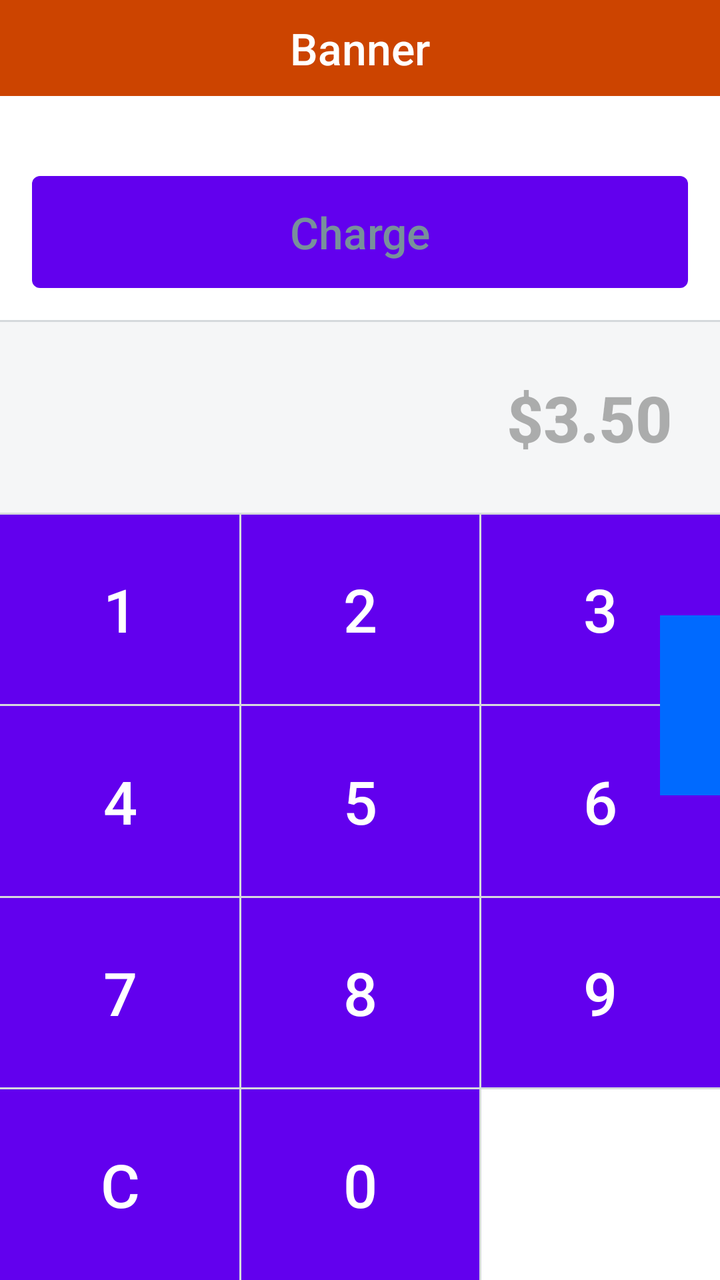
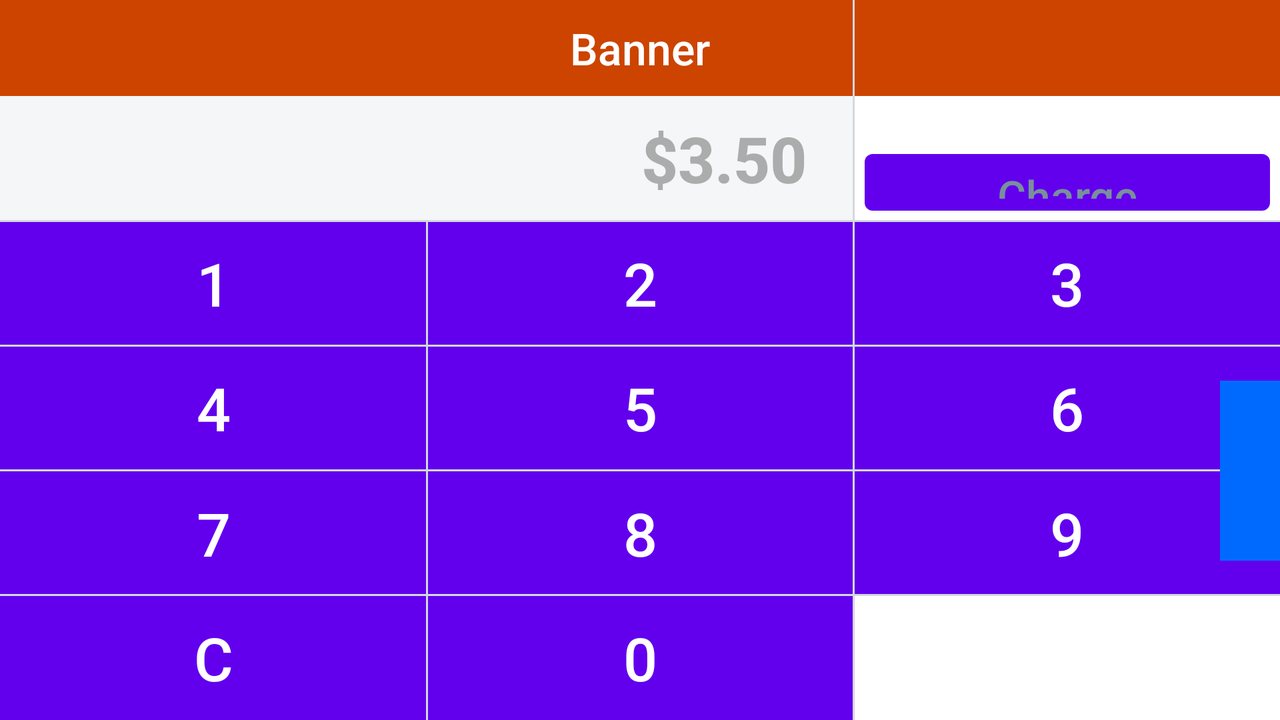

Two renders of one Android screen. The first uses the default layout on a phone; the second uses the alternative layout the repository ships for a different screen configuration, on a matching device. The two XML files are below.
<!-- AndroidManifest.xml: fallback theme Theme.MaterialComponents.DayNight.NoActionBar -->
<!-- res/layout/keypad_view.xml -->
<androidx.constraintlayout.widget.ConstraintLayout xmlns:android="http://schemas.android.com/apk/res/android"
    xmlns:app="http://schemas.android.com/apk/res-auto"
    xmlns:tools="http://schemas.android.com/tools"
    android:id="@+id/keypad_frame"
    android:layout_width="match_parent"
    android:layout_height="match_parent"
    android:background="@color/white"
    >

  <TextView
      android:id="@+id/firmware_banner"
      style="@style/WarningBanner"
      android:layout_width="0dp"
      android:layout_height="wrap_content"
      android:text="Banner"
      app:layout_constraintTop_toTopOf="parent"
      app:layout_constraintStart_toStartOf="parent"
      app:layout_constraintEnd_toEndOf="parent"
      app:layout_constraintBottom_toTopOf="@id/charge"
      />

  <Button
      android:id="@+id/charge"
      style="@style/ChargeButton"
      android:layout_width="0dp"
      android:layout_height="wrap_content"
      android:layout_margin="@dimen/charge_button_margin"
      android:minHeight="@dimen/charge_button_min_height"
      android:text="@string/charge"
      app:layout_constraintBottom_toTopOf="@id/horizontal_divider_0"
      app:layout_constraintEnd_toEndOf="parent"
      app:layout_constraintStart_toStartOf="parent"
      app:layout_constraintTop_toBottomOf="@id/firmware_banner"
      app:layout_constraintVertical_chainStyle="spread_inside"
      />

  <Button
      android:id="@+id/keypad_1"
      style="@style/KeypadButton"
      android:layout_width="0dp"
      android:layout_height="0dp"
      android:text="1"
      app:layout_constraintBottom_toTopOf="@id/keypad_4"
      app:layout_constraintEnd_toStartOf="@id/keypad_2"
      app:layout_constraintStart_toStartOf="parent"
      app:layout_constraintTop_toBottomOf="@id/amount"
      />

  <Button
      android:id="@+id/keypad_2"
      style="@style/KeypadButton"
      android:layout_width="0dp"
      android:layout_height="0dp"
      android:text="2"
      app:layout_constraintBottom_toTopOf="@id/keypad_5"
      app:layout_constraintEnd_toStartOf="@id/keypad_3"
      app:layout_constraintStart_toEndOf="@id/keypad_1"
      app:layout_constraintTop_toBottomOf="@id/amount"
      />

  <Button
      android:id="@+id/keypad_3"
      style="@style/KeypadButton"
      android:layout_width="0dp"
      android:layout_height="0dp"
      android:text="3"
      app:layout_constraintBottom_toTopOf="@id/keypad_6"
      app:layout_constraintEnd_toEndOf="parent"
      app:layout_constraintStart_toEndOf="@id/keypad_2"
      app:layout_constraintTop_toBottomOf="@id/amount"
      />

  <Button
      android:id="@+id/keypad_4"
      style="@style/KeypadButton"
      android:layout_width="0dp"
      android:layout_height="0dp"
      android:text="4"
      app:layout_constraintBottom_toTopOf="@id/keypad_7"
      app:layout_constraintEnd_toStartOf="@id/keypad_5"
      app:layout_constraintStart_toStartOf="parent"
      app:layout_constraintTop_toBottomOf="@id/keypad_1"
      />

  <Button
      android:id="@+id/keypad_5"
      style="@style/KeypadButton"
      android:layout_width="0dp"
      android:layout_height="0dp"
      android:text="5"
      app:layout_constraintBottom_toTopOf="@id/keypad_8"
      app:layout_constraintEnd_toStartOf="@id/keypad_6"
      app:layout_constraintStart_toEndOf="@id/keypad_4"
      app:layout_constraintTop_toBottomOf="@id/keypad_2"
      />

  <Button
      android:id="@+id/keypad_6"
      style="@style/KeypadButton"
      android:layout_width="0dp"
      android:layout_height="0dp"
      android:text="6"
      app:layout_constraintBottom_toTopOf="@id/keypad_9"
      app:layout_constraintEnd_toEndOf="parent"
      app:layout_constraintStart_toEndOf="@id/keypad_5"
      app:layout_constraintTop_toBottomOf="@id/keypad_3"
      />
  <Button
      android:id="@+id/keypad_7"
      style="@style/KeypadButton"
      android:layout_width="0dp"
      android:layout_height="0dp"
      android:text="7"
      app:layout_constraintBottom_toTopOf="@id/keypad_clear"
      app:layout_constraintEnd_toStartOf="@id/keypad_8"
      app:layout_constraintStart_toStartOf="parent"
      app:layout_constraintTop_toBottomOf="@id/keypad_4"
      />
  <Button
      android:id="@+id/keypad_8"
      style="@style/KeypadButton"
      android:layout_width="0dp"
      android:layout_height="0dp"
      android:text="8"
      app:layout_constraintBottom_toTopOf="@id/keypad_0"
      app:layout_constraintEnd_toStartOf="@id/keypad_9"
      app:layout_constraintStart_toEndOf="@id/keypad_7"
      app:layout_constraintTop_toBottomOf="@id/keypad_5"
      />

  <Button
      android:id="@+id/keypad_9"
      style="@style/KeypadButton"
      android:layout_width="0dp"
      android:layout_height="0dp"
      android:text="9"
      app:layout_constraintBottom_toTopOf="@id/keypad_empty"
      app:layout_constraintEnd_toEndOf="parent"
      app:layout_constraintStart_toEndOf="@id/keypad_8"
      app:layout_constraintTop_toBottomOf="@id/keypad_6"
      />

  <Button
      android:id="@+id/keypad_clear"
      style="@style/KeypadButton"
      android:layout_width="0dp"
      android:layout_height="0dp"
      android:text="@string/clear"
      app:layout_constraintBottom_toBottomOf="parent"
      app:layout_constraintEnd_toStartOf="@id/keypad_0"
      app:layout_constraintStart_toStartOf="parent"
      app:layout_constraintTop_toBottomOf="@id/keypad_7"
      />

  <Button
      android:id="@+id/keypad_0"
      style="@style/KeypadButton"
      android:layout_width="0dp"
      android:layout_height="0dp"
      android:text="0"
      app:layout_constraintBottom_toBottomOf="parent"
      app:layout_constraintEnd_toStartOf="@id/keypad_empty"
      app:layout_constraintStart_toEndOf="@id/keypad_clear"
      app:layout_constraintTop_toBottomOf="@id/keypad_8"
      />

  <View
      android:id="@+id/keypad_empty"
      style="@style/KeypadButton"
      android:layout_width="0dp"
      android:layout_height="0dp"
      android:clickable="false"
      app:layout_constraintBottom_toBottomOf="parent"
      app:layout_constraintEnd_toEndOf="parent"
      app:layout_constraintStart_toEndOf="@id/keypad_0"
      app:layout_constraintTop_toBottomOf="@id/keypad_9"
      />

  <TextView
      android:id="@+id/amount"
      style="@style/CartAmountText"
      android:layout_width="0dp"
      android:layout_height="0dp"
      android:background="@color/amount_background"
      android:gravity="end|center_vertical"
      android:paddingEnd="24dp"
      android:text=""
      android:textColor="@color/black_30p"
      android:textStyle="bold"
      app:layout_constraintBottom_toTopOf="@id/keypad_1"
      app:layout_constraintEnd_toEndOf="parent"
      app:layout_constraintStart_toStartOf="parent"
      app:layout_constraintTop_toBottomOf="@id/horizontal_divider_0"
      tools:text="$3.50"
      />

  <View
      android:id="@+id/horizontal_divider_0"
      android:layout_width="0dp"
      android:layout_height="1dp"
      android:background="@color/divider_gray"
      app:layout_constraintBottom_toTopOf="@id/amount"
      app:layout_constraintEnd_toEndOf="parent"
      app:layout_constraintStart_toStartOf="parent"
      app:layout_constraintTop_toBottomOf="@id/charge"
      />

  <View
      android:id="@+id/vertical_divider_1"
      android:layout_width="1dp"
      android:layout_height="0dp"
      android:background="@color/divider_gray"
      app:layout_constraintBottom_toBottomOf="parent"
      app:layout_constraintEnd_toStartOf="@id/keypad_2"
      app:layout_constraintStart_toEndOf="@id/keypad_1"
      app:layout_constraintTop_toTopOf="@id/keypad_1"
      />

  <View
      android:id="@+id/vertical_divider_2"
      android:layout_width="1dp"
      android:layout_height="0dp"
      android:background="@color/divider_gray"
      app:layout_constraintBottom_toBottomOf="parent"
      app:layout_constraintEnd_toStartOf="@id/keypad_3"
      app:layout_constraintStart_toEndOf="@id/keypad_2"
      app:layout_constraintTop_toTopOf="@id/keypad_1"
      />

  <View
      android:id="@+id/horizontal_divider_1"
      android:layout_width="0dp"
      android:layout_height="1dp"
      android:background="@color/divider_gray"
      app:layout_constraintBottom_toTopOf="@id/keypad_1"
      app:layout_constraintEnd_toEndOf="parent"
      app:layout_constraintStart_toStartOf="parent"
      app:layout_constraintTop_toBottomOf="@id/amount"
      />

  <View
      android:id="@+id/horizontal_divider_2"
      android:layout_width="0dp"
      android:layout_height="1dp"
      android:background="@color/divider_gray"
      app:layout_constraintBottom_toTopOf="@id/keypad_4"
      app:layout_constraintEnd_toEndOf="parent"
      app:layout_constraintStart_toStartOf="parent"
      app:layout_constraintTop_toBottomOf="@id/keypad_1"
      />

  <View
      android:id="@+id/horizontal_divider_3"
      android:layout_width="0dp"
      android:layout_height="1dp"
      android:background="@color/divider_gray"
      app:layout_constraintBottom_toTopOf="@id/keypad_7"
      app:layout_constraintEnd_toEndOf="parent"
      app:layout_constraintStart_toStartOf="parent"
      app:layout_constraintTop_toBottomOf="@id/keypad_4"
      />

  <View
      android:id="@+id/horizontal_divider_4"
      android:layout_width="0dp"
      android:layout_height="1dp"
      android:background="@color/divider_gray"
      app:layout_constraintBottom_toTopOf="@id/keypad_clear"
      app:layout_constraintEnd_toEndOf="parent"
      app:layout_constraintStart_toStartOf="parent"
      app:layout_constraintTop_toBottomOf="@id/keypad_7"
      />

  <ImageButton
      android:id="@+id/expand_options_button"
      android:layout_width="30dp"
      android:layout_height="90dp"
      android:background="@color/colorPrimary"
      android:src="@drawable/ic_expand_options"
      app:layout_constraintBottom_toBottomOf="@+id/keypad_6"
      app:layout_constraintEnd_toEndOf="parent"
      app:layout_constraintTop_toTopOf="@+id/keypad_3"
      />

</androidx.constraintlayout.widget.ConstraintLayout>
<!-- resources referenced by this layout -->
<resources>
  <color name="amount_background">#f5f6f7</color>
  <color name="black_30p">#4D000000</color>
  <color name="colorPrimary">#006AFF</color>
  <color name="divider_gray">#d5d9dc</color>
  <color name="white">#ffffff</color>
  <dimen name="charge_button_margin">16dp</dimen>
  <dimen name="charge_button_min_height">56dp</dimen>
  <string name="charge">Charge</string>
  <string name="clear">C</string>
  <style name="CartAmountText" parent="Base.Widget.AppCompat.Button.Borderless">
      <item name="android:textSize">@dimen/amount_text_size</item>
    </style>
  <style name="ChargeButton" parent="PrimaryButtonBase">
      <item name="android:textSize">@dimen/title_text_size</item>
      <item name="android:paddingTop">0dp</item>
      <item name="android:paddingBottom">0dp</item>
      <item name="android:textAllCaps">false</item>
      <item name="android:layout_marginBottom">24dp</item>
    </style>
  <style name="KeypadButton" parent="Base.Widget.AppCompat.Button.Borderless">
      <item name="android:shadowRadius">0</item>
      <item name="android:background">@color/white</item>
      <item name="android:textAllCaps">false</item>
      <item name="android:textSize">@dimen/keypad_text_size</item>
      <item name="android:foreground">?android:attr/selectableItemBackground</item>
    </style>
  <style name="WarningBanner" parent="Base.Widget.AppCompat.Button.Borderless">
      <item name="android:background">@color/warning_background</item>
      <item name="android:textColor">@color/warning_foreground</item>
      <item name="android:textSize">@dimen/title_text_size</item>
      <item name="android:paddingTop">0dp</item>
      <item name="android:paddingBottom">0dp</item>
      <item name="android:textAllCaps">false</item>
      <item name="android:layout_marginBottom">24dp</item>
    </style>
  <dimen name="amount_text_size">32sp</dimen>
  <style name="PrimaryButtonBase" parent="Base.Widget.AppCompat.Button.Borderless">
      <item name="android:shadowRadius">0</item>
      <item name="android:textSize">@dimen/button_primary_text_size</item>
      <item name="android:textColor">@color/text_white_grey_disabled</item>
      <item name="android:minWidth">@dimen/element_max_width</item>
      <item name="android:gravity">center</item>
      <item name="android:foreground">?android:attr/selectableItemBackground</item>
      <item name="android:background">@drawable/primary_button</item>
  
  
    </style>
  <dimen name="title_text_size">22sp</dimen>
  <dimen name="keypad_text_size">30sp</dimen>
  <color name="warning_background">#cc4400</color>
  <color name="warning_foreground">#ffffff</color>
  <dimen name="button_primary_text_size">20sp</dimen>
  <color name="text_white_grey_disabled">#78909b</color>
  <dimen name="element_max_width">352dp</dimen>
  <!-- drawable primary_button (drawable) -->
  <?xml version="1.0" encoding="utf-8"?>
  <selector xmlns:android="http://schemas.android.com/apk/res/android">
  
    <item android:state_enabled="false">
      <shape android:shape="rectangle">
        <solid android:color="@color/colorPrimary"/>
        <corners android:radius="@dimen/button_corner_radius"/>
      </shape>
    </item>
  
    <item>
      <shape android:shape="rectangle">
        <solid android:color="@color/colorPrimary"/>
        <corners android:radius="@dimen/button_corner_radius"/>
      </shape>
    </item>
  </selector>
  <dimen name="button_corner_radius">4dp</dimen>
</resources>
<!-- res/layout-land/keypad_view.xml (the repository's variant of the layout above) -->
<!-- drawn on the phone turned sideways -->
<androidx.constraintlayout.widget.ConstraintLayout
    xmlns:android="http://schemas.android.com/apk/res/android"
    xmlns:app="http://schemas.android.com/apk/res-auto"
    xmlns:tools="http://schemas.android.com/tools"
    android:id="@+id/keypad_frame"
    android:layout_width="match_parent"
    android:layout_height="match_parent"
    android:background="@color/white"
    >

  <TextView
      android:id="@+id/firmware_banner"
      style="@style/WarningBanner"
      android:layout_width="0dp"
      android:layout_height="wrap_content"
      android:text="Banner"
      app:layout_constraintTop_toTopOf="parent"
      app:layout_constraintStart_toStartOf="parent"
      app:layout_constraintEnd_toEndOf="parent"
      app:layout_constraintBottom_toTopOf="@id/charge"
      />

  <Button
      android:id="@+id/charge"
      android:layout_width="0dp"
      android:layout_height="0dp"
      android:layout_margin="@dimen/charge_button_margin"
      android:text="@string/charge"
      app:layout_constraintBottom_toTopOf="@+id/keypad_1"
      app:layout_constraintStart_toEndOf="@id/vertical_divider_2"
      app:layout_constraintEnd_toEndOf="parent"
      app:layout_constraintTop_toBottomOf="@id/firmware_banner"
      style="@style/ChargeButton"
      />

  <Button
      android:id="@id/keypad_1"
      android:layout_width="0dp"
      android:layout_height="0dp"
      android:text="1"
      app:layout_constraintBottom_toTopOf="@id/keypad_4"
      app:layout_constraintEnd_toStartOf="@id/keypad_2"
      app:layout_constraintStart_toStartOf="parent"
      app:layout_constraintTop_toBottomOf="@id/amount"
      style="@style/KeypadButton"
      />

  <Button
      android:id="@+id/keypad_2"
      android:layout_width="0dp"
      android:layout_height="0dp"
      android:text="2"
      app:layout_constraintBottom_toTopOf="@id/keypad_5"
      app:layout_constraintEnd_toStartOf="@id/keypad_3"
      app:layout_constraintStart_toEndOf="@id/keypad_1"
      app:layout_constraintTop_toBottomOf="@id/amount"
      style="@style/KeypadButton"
      />

  <Button
      android:id="@+id/keypad_3"
      android:layout_width="0dp"
      android:layout_height="0dp"
      android:text="3"
      app:layout_constraintBottom_toTopOf="@id/keypad_6"
      app:layout_constraintEnd_toEndOf="parent"
      app:layout_constraintStart_toEndOf="@id/keypad_2"
      app:layout_constraintTop_toBottomOf="@id/amount"
      style="@style/KeypadButton"
      />

  <Button
      android:id="@+id/keypad_4"
      android:layout_width="0dp"
      android:layout_height="0dp"
      android:text="4"
      app:layout_constraintBottom_toTopOf="@id/keypad_7"
      app:layout_constraintEnd_toStartOf="@id/keypad_5"
      app:layout_constraintStart_toStartOf="parent"
      app:layout_constraintTop_toBottomOf="@id/keypad_1"
      style="@style/KeypadButton"
      />

  <Button
      android:id="@+id/keypad_5"
      android:layout_width="0dp"
      android:layout_height="0dp"
      android:text="5"
      app:layout_constraintBottom_toTopOf="@id/keypad_8"
      app:layout_constraintEnd_toStartOf="@id/keypad_6"
      app:layout_constraintStart_toEndOf="@id/keypad_4"
      app:layout_constraintTop_toBottomOf="@id/keypad_2"
      style="@style/KeypadButton"
      />

  <Button
      android:id="@+id/keypad_6"
      android:layout_width="0dp"
      android:layout_height="0dp"
      android:text="6"
      app:layout_constraintBottom_toTopOf="@id/keypad_9"
      app:layout_constraintEnd_toEndOf="parent"
      app:layout_constraintStart_toEndOf="@id/keypad_5"
      app:layout_constraintTop_toBottomOf="@id/keypad_3"
      style="@style/KeypadButton"
      />
  <Button
      android:id="@+id/keypad_7"
      android:layout_width="0dp"
      android:layout_height="0dp"
      android:text="7"
      app:layout_constraintBottom_toTopOf="@id/keypad_clear"
      app:layout_constraintEnd_toStartOf="@id/keypad_8"
      app:layout_constraintStart_toStartOf="parent"
      app:layout_constraintTop_toBottomOf="@id/keypad_4"
      style="@style/KeypadButton"
      />
  <Button
      android:id="@+id/keypad_8"
      android:layout_width="0dp"
      android:layout_height="0dp"
      android:text="8"
      app:layout_constraintBottom_toTopOf="@id/keypad_0"
      app:layout_constraintEnd_toStartOf="@id/keypad_9"
      app:layout_constraintStart_toEndOf="@id/keypad_7"
      app:layout_constraintTop_toBottomOf="@id/keypad_5"
      style="@style/KeypadButton"
      />

  <Button
      android:id="@+id/keypad_9"
      android:layout_width="0dp"
      android:layout_height="0dp"
      android:text="9"
      app:layout_constraintBottom_toTopOf="@id/keypad_empty"
      app:layout_constraintEnd_toEndOf="parent"
      app:layout_constraintStart_toEndOf="@id/keypad_8"
      app:layout_constraintTop_toBottomOf="@id/keypad_6"
      style="@style/KeypadButton"
      />

  <Button
      android:id="@+id/keypad_clear"
      android:layout_width="0dp"
      android:layout_height="0dp"
      android:text="@string/clear"
      app:layout_constraintBottom_toBottomOf="parent"
      app:layout_constraintEnd_toStartOf="@id/keypad_0"
      app:layout_constraintStart_toStartOf="parent"
      app:layout_constraintTop_toBottomOf="@id/keypad_7"
      style="@style/KeypadButton"
      />

  <Button
      android:id="@+id/keypad_0"
      android:layout_width="0dp"
      android:layout_height="0dp"
      android:text="0"
      app:layout_constraintBottom_toBottomOf="parent"
      app:layout_constraintEnd_toStartOf="@id/keypad_empty"
      app:layout_constraintStart_toEndOf="@id/keypad_clear"
      app:layout_constraintTop_toBottomOf="@id/keypad_8"
      style="@style/KeypadButton"
      />

  <View
      android:id="@+id/keypad_empty"
      android:layout_width="0dp"
      android:layout_height="0dp"
      android:clickable="false"
      app:layout_constraintBottom_toBottomOf="parent"
      app:layout_constraintEnd_toEndOf="parent"
      app:layout_constraintStart_toEndOf="@id/keypad_0"
      app:layout_constraintTop_toBottomOf="@id/keypad_9"
      style="@style/KeypadButton"
      />

  <TextView
      android:id="@+id/amount"
      android:layout_width="0dp"
      android:layout_height="0dp"
      android:background="@color/amount_background"
      android:gravity="end|center_vertical"
      android:paddingEnd="24dp"
      android:text=""
      android:textColor="@color/black_30p"
      android:textStyle="bold"
      app:layout_constraintBottom_toTopOf="@+id/keypad_1"
      app:layout_constraintEnd_toEndOf="@id/vertical_divider_2"
      app:layout_constraintStart_toStartOf="parent"
      app:layout_constraintTop_toBottomOf="@id/firmware_banner"
      tools:text="$3.50"
      style="@style/CartAmountText"
      />

  <View
      android:id="@+id/vertical_divider_1"
      android:layout_width="1dp"
      android:layout_height="0dp"
      android:background="@color/divider_gray"
      app:layout_constraintBottom_toBottomOf="parent"
      app:layout_constraintEnd_toStartOf="@id/keypad_2"
      app:layout_constraintStart_toEndOf="@id/keypad_1"
      app:layout_constraintTop_toTopOf="@id/keypad_1"
      />

  <View
      android:id="@+id/vertical_divider_2"
      android:layout_width="1dp"
      android:layout_height="0dp"
      android:background="@color/divider_gray"
      app:layout_constraintBottom_toBottomOf="parent"
      app:layout_constraintEnd_toStartOf="@id/keypad_3"
      app:layout_constraintStart_toEndOf="@id/keypad_2"
      app:layout_constraintTop_toTopOf="parent"
      />

  <View
      android:id="@+id/horizontal_divider_1"
      android:layout_width="0dp"
      android:layout_height="1dp"
      android:background="@color/divider_gray"
      app:layout_constraintBottom_toTopOf="@id/keypad_1"
      app:layout_constraintEnd_toEndOf="parent"
      app:layout_constraintStart_toStartOf="parent"
      app:layout_constraintTop_toBottomOf="@id/amount"
      />

  <View
      android:id="@+id/horizontal_divider_2"
      android:layout_width="0dp"
      android:layout_height="1dp"
      android:background="@color/divider_gray"
      app:layout_constraintBottom_toTopOf="@id/keypad_4"
      app:layout_constraintEnd_toEndOf="parent"
      app:layout_constraintStart_toStartOf="parent"
      app:layout_constraintTop_toBottomOf="@id/keypad_1"
      />

  <View
      android:id="@+id/horizontal_divider_3"
      android:layout_width="0dp"
      android:layout_height="1dp"
      android:background="@color/divider_gray"
      app:layout_constraintBottom_toTopOf="@id/keypad_7"
      app:layout_constraintEnd_toEndOf="parent"
      app:layout_constraintStart_toStartOf="parent"
      app:layout_constraintTop_toBottomOf="@id/keypad_4"
      />

  <View
      android:id="@+id/horizontal_divider_4"
      android:layout_width="0dp"
      android:layout_height="1dp"
      android:background="@color/divider_gray"
      app:layout_constraintBottom_toTopOf="@id/keypad_clear"
      app:layout_constraintEnd_toEndOf="parent"
      app:layout_constraintStart_toStartOf="parent"
      app:layout_constraintTop_toBottomOf="@id/keypad_7"
      />

  <ImageButton
      android:id="@+id/expand_options_button"
      android:layout_width="30dp"
      android:layout_height="90dp"
      android:background="@color/colorPrimary"
      android:src="@drawable/ic_expand_options"
      app:layout_constraintBottom_toBottomOf="@+id/keypad_9"
      app:layout_constraintEnd_toEndOf="parent"
      app:layout_constraintTop_toTopOf="@+id/keypad_6"
      />
</androidx.constraintlayout.widget.ConstraintLayout>
<!-- resources referenced by the variant -->
<!-- as the phone turned sideways resolves them -->
<resources>
  <color name="amount_background">#f5f6f7</color>
  <color name="black_30p">#4D000000</color>
  <color name="colorPrimary">#006AFF</color>
  <color name="divider_gray">#d5d9dc</color>
  <color name="white">#ffffff</color>
  <!-- from res/values-land/ -->
  <dimen name="charge_button_margin">5dp</dimen>
  <string name="charge">Charge</string>
  <string name="clear">C</string>
  <style name="CartAmountText" parent="Base.Widget.AppCompat.Button.Borderless">
      <item name="android:textSize">@dimen/amount_text_size</item>
    </style>
  <style name="ChargeButton" parent="PrimaryButtonBase">
      <item name="android:textSize">@dimen/title_text_size</item>
      <item name="android:paddingTop">0dp</item>
      <item name="android:paddingBottom">0dp</item>
      <item name="android:textAllCaps">false</item>
      <item name="android:layout_marginBottom">24dp</item>
    </style>
  <style name="KeypadButton" parent="Base.Widget.AppCompat.Button.Borderless">
      <item name="android:shadowRadius">0</item>
      <item name="android:background">@color/white</item>
      <item name="android:textAllCaps">false</item>
      <item name="android:textSize">@dimen/keypad_text_size</item>
      <item name="android:foreground">?android:attr/selectableItemBackground</item>
    </style>
  <style name="WarningBanner" parent="Base.Widget.AppCompat.Button.Borderless">
      <item name="android:background">@color/warning_background</item>
      <item name="android:textColor">@color/warning_foreground</item>
      <item name="android:textSize">@dimen/title_text_size</item>
      <item name="android:paddingTop">0dp</item>
      <item name="android:paddingBottom">0dp</item>
      <item name="android:textAllCaps">false</item>
      <item name="android:layout_marginBottom">24dp</item>
    </style>
  <dimen name="amount_text_size">32sp</dimen>
  <style name="PrimaryButtonBase" parent="Base.Widget.AppCompat.Button.Borderless">
      <item name="android:shadowRadius">0</item>
      <item name="android:textSize">@dimen/button_primary_text_size</item>
      <item name="android:textColor">@color/text_white_grey_disabled</item>
      <item name="android:minWidth">@dimen/element_max_width</item>
      <item name="android:gravity">center</item>
      <item name="android:foreground">?android:attr/selectableItemBackground</item>
      <item name="android:background">@drawable/primary_button</item>
  
  
    </style>
  <dimen name="title_text_size">22sp</dimen>
  <dimen name="keypad_text_size">30sp</dimen>
  <color name="warning_background">#cc4400</color>
  <color name="warning_foreground">#ffffff</color>
  <dimen name="button_primary_text_size">20sp</dimen>
  <color name="text_white_grey_disabled">#78909b</color>
  <dimen name="element_max_width">352dp</dimen>
  <!-- drawable primary_button (drawable) -->
  <?xml version="1.0" encoding="utf-8"?>
  <selector xmlns:android="http://schemas.android.com/apk/res/android">
  
    <item android:state_enabled="false">
      <shape android:shape="rectangle">
        <solid android:color="@color/colorPrimary"/>
        <corners android:radius="@dimen/button_corner_radius"/>
      </shape>
    </item>
  
    <item>
      <shape android:shape="rectangle">
        <solid android:color="@color/colorPrimary"/>
        <corners android:radius="@dimen/button_corner_radius"/>
      </shape>
    </item>
  </selector>
  <dimen name="button_corner_radius">4dp</dimen>
</resources>
